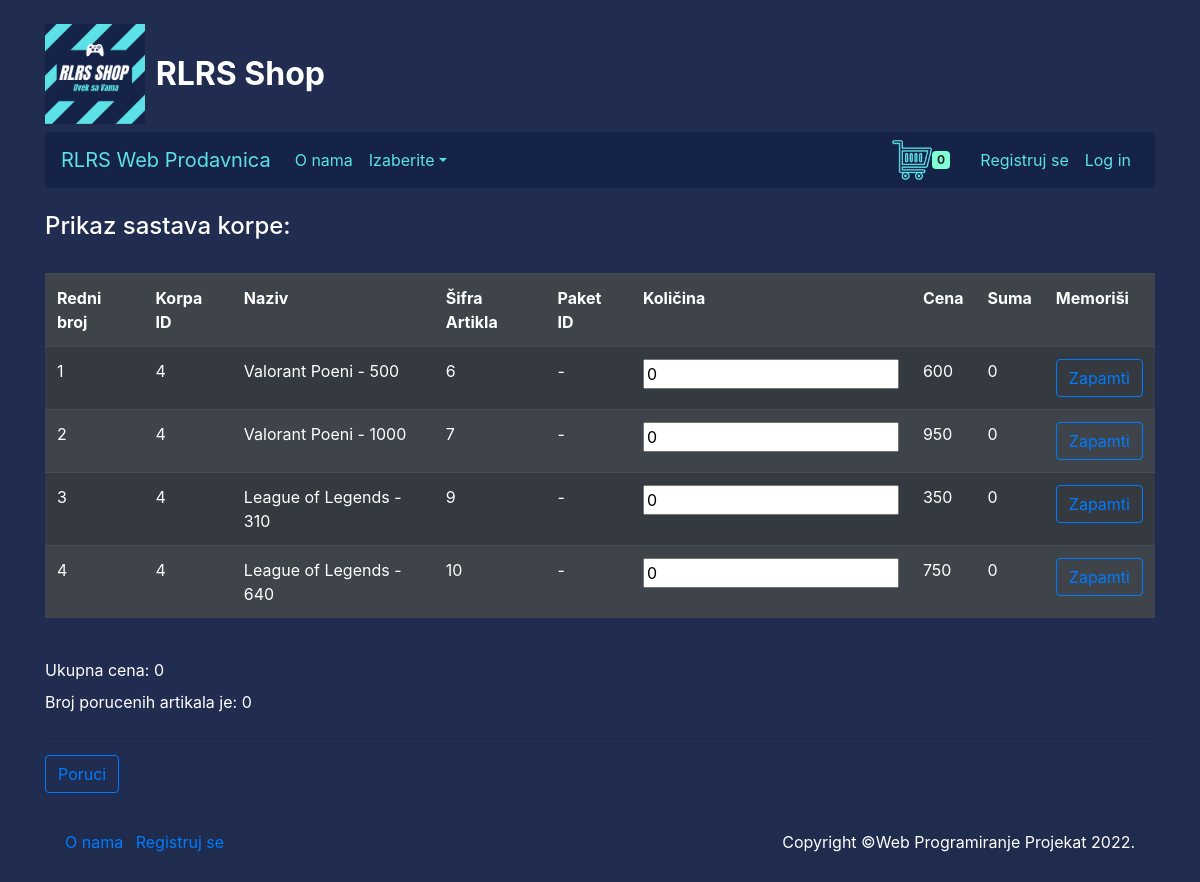
The page /WebApp/korpa.php on the database its author committed.
### tables this page shows
CREATE TABLE `sastavkorpe` (
  `KorpaID` int(11) NOT NULL,
  `StavkaKorpeID` int(11) NOT NULL,
  `SifraArtikala` int(11) DEFAULT NULL,
  `PaketID` int(11) DEFAULT NULL,
  `Kolicina` int(11) NOT NULL,
  `Cena` double NOT NULL
);

CREATE TABLE `artikli` (
  `SifraArtikla` int(11) NOT NULL,
  `Naziv` varchar(50) NOT NULL,
  `Opis` varchar(50) DEFAULT NULL,
  `Igra` varchar(20) NOT NULL,
  `Cena` double NOT NULL,
  `CenaSaPopustom` double DEFAULT NULL,
  `Usluga` bit(1) NOT NULL,
  `Kolicina` int(11) NOT NULL
);

### WebApp/korpa.php (the view, shortened to what this page needs)
<!DOCTYPE html>
<html>
<head>
  <link rel="stylesheet" href="https://stackpath.bootstrapcdn.com/bootstrap/4.3.1/css/bootstrap.min.css">
  <link rel="stylesheet" type="text/css" href="style/css.css">
</head>
<body>
 <div class="container">
  <?php
     include "izgled/slika.php";
     include "izgled/nav.php";
     ?>
  <div>
  <form method="POST" action="korpa.php">
<?php
 $ukupno =0;
  if (isset($_SESSION['ID']))
  {
    $upit1 = "Select a.Naziv,s.KorpaID,s.StavkaKorpeID,s.SifraArtikala,s.Kolicina, a.Kolicina as kol, a.Cena from sastavkorpe s join artikli a on s.SifraArtikala=a.SifraArtikla where KorpaID=".$_SESSION['KorpaID'];
    $upit2 = "Select a.Naziv,s.KorpaID,s.StavkaKorpeID,s.Kolicina, a.Cena, a.PaketID from sastavkorpe s join paketusluga a on s.PaketID=a.PaketID where KorpaID=".$_SESSION['KorpaID'];
    $rez1 = $mysqli->query($upit1);
    $rez2 = $mysqli->query($upit2);
    $message="<br>";
    if ($rez1->num_rows>0 || $rez2->num_rows>0)
    {
      $message .= "<h4 class='boja'>Prikaz sastava korpe:</h4> <br>"
      ."<table class='table table-dark table-striped'>
      <th>Redni broj</th>
      <th>Korpa ID</th>
      <th>Naziv</th>
      <th>Šifra Artikla</th>
      <th>Paket ID</th>
      <th>Količina</th>
      <th>Cena</th>
      <th>Suma</th>
      <th>Memoriši</th>
      </tr>";
      $brojac=0;
      $ukupno=0;
      while ($row=$rez1->fetch_assoc())
      {
        $brojac++;
        $maxKol = $row['kol'];
        $message .= "<tr>
        <form method='POST' action='korpa.php'>
        <td>".$brojac."</td>
        <td>".$row['KorpaID']."</td>
        <td>".$row['Naziv']."</td>
        <td>".$row['SifraArtikala']."</td>
        <td>-</td>
        <td><input type='number' name='Kolicina[".$row['StavkaKorpeID']."]' value='".$row['Kolicina']."' size='2' max='" . $maxKol ."'></td>
        <td>".$row['Cena']."</td>
        <td>".$row['Cena']*$row['Kolicina']."</td>
        <td><button class='btn btn-outline-primary' type='submit'>Zapamti</button></td>
        </form>
        </tr>";
      }
      $message .= "</table><br>";
      if (isset($_POST['dugme']))
      {
        echo "";
      }
      else
      {
        echo $message;
      }
    }
    $upit="Select sum(Cena*Kolicina) as Suma, sum(Kolicina) as zbir from sastavkorpe where KorpaID=".$_SESSION['KorpaID'];
    $rez = $mysqli->query($upit);
    $row=$rez->fetch_assoc();
    $ukupno=$row['Suma'];
    $brArt=$row['zbir'];
}
?>
<div>
  <label>Ukupna cena: <?php echo $ukupno; ?></label><br>
  <label>Broj porucenih artikala je: <?php echo $brArt; ?></label>
</div>
<div>
  <hr>
</div>
<div>
  <button type="submit" class='btn btn-outline-primary' name="dugme">Poruci</button>
</div>
 <br>
</form>
  </div>
<?php
  include "izgled/footer.php";
  ?>
</body>
</html>

### WebApp/style/css.css (style rules this page uses)
body { background-color: #202d50; }
label { color: white; }
.boja { color:#fff; }

### rows shown on the page
sastavkorpe: KorpaID "4", artikli.Naziv "Valorant Poeni - 500", SifraArtikala "6", Kolicina "0", artikli.Cena "600", $row['Cena']*$row['Kolicina'] "0"
sastavkorpe: KorpaID "4", artikli.Naziv "Valorant Poeni - 1000", SifraArtikala "7", Kolicina "0", artikli.Cena "950", $row['Cena']*$row['Kolicina'] "0"
sastavkorpe: KorpaID "4", artikli.Naziv "League of Legends - 310", SifraArtikala "9", Kolicina "0", artikli.Cena "350", $row['Cena']*$row['Kolicina'] "0"
sastavkorpe: KorpaID "4", artikli.Naziv "League of Legends - 640", SifraArtikala "10", Kolicina "0", artikli.Cena "750", $row['Cena']*$row['Kolicina'] "0"

### other values the page prints
$brArt "0"
$ukupno "0"
